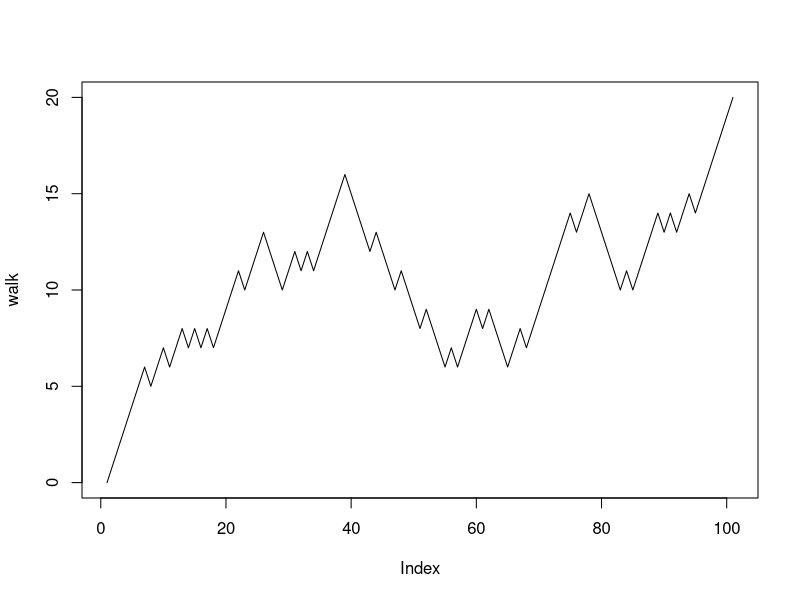
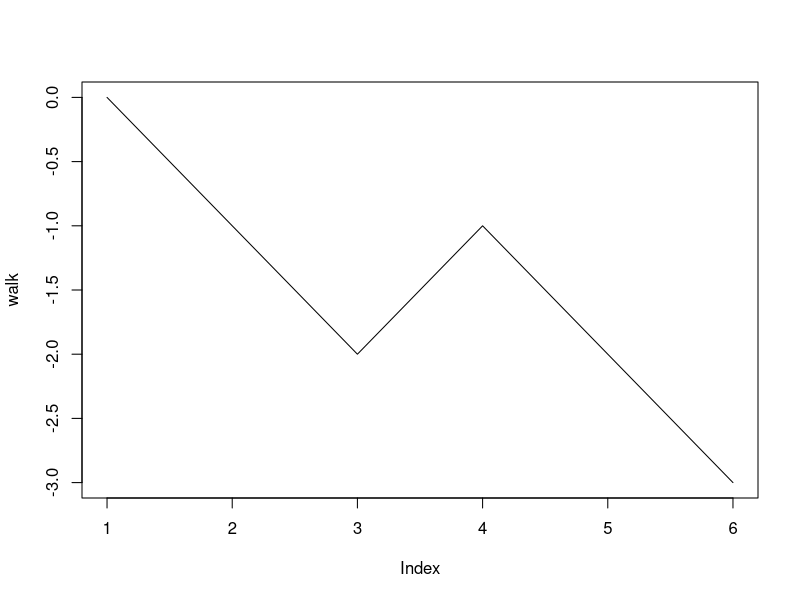
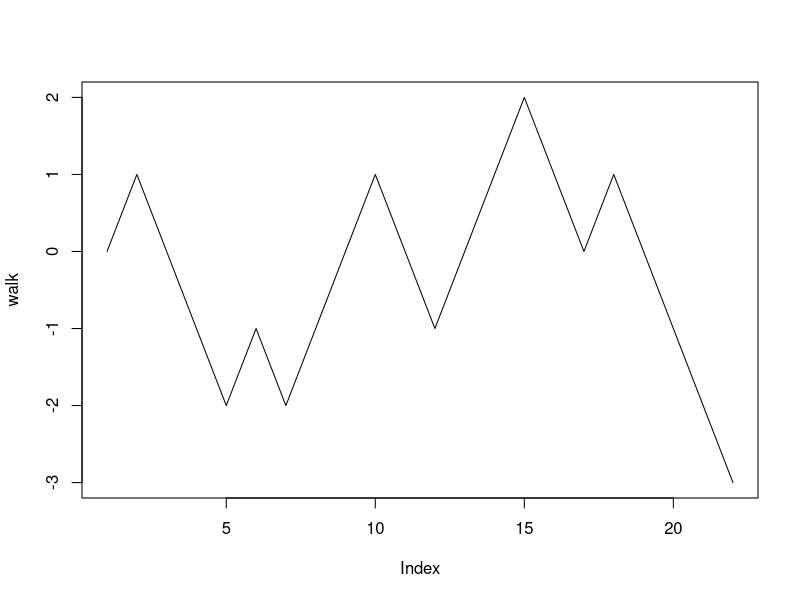
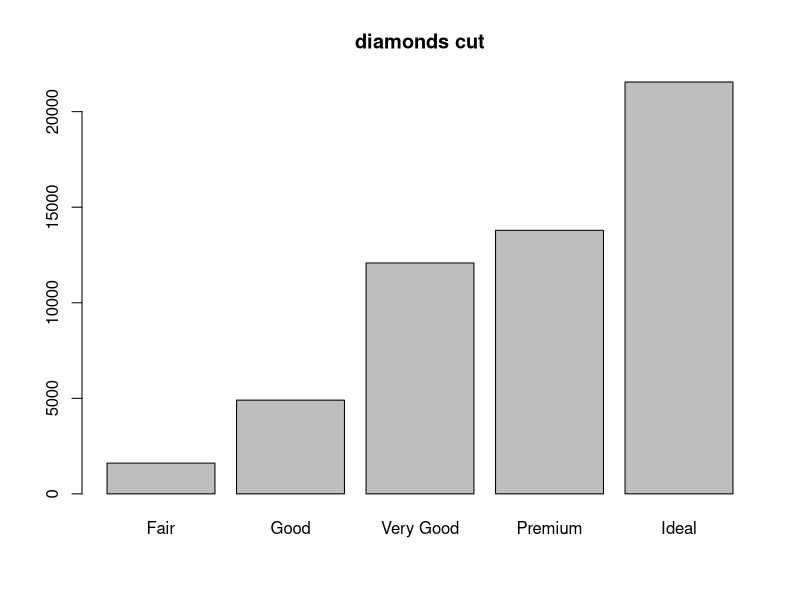
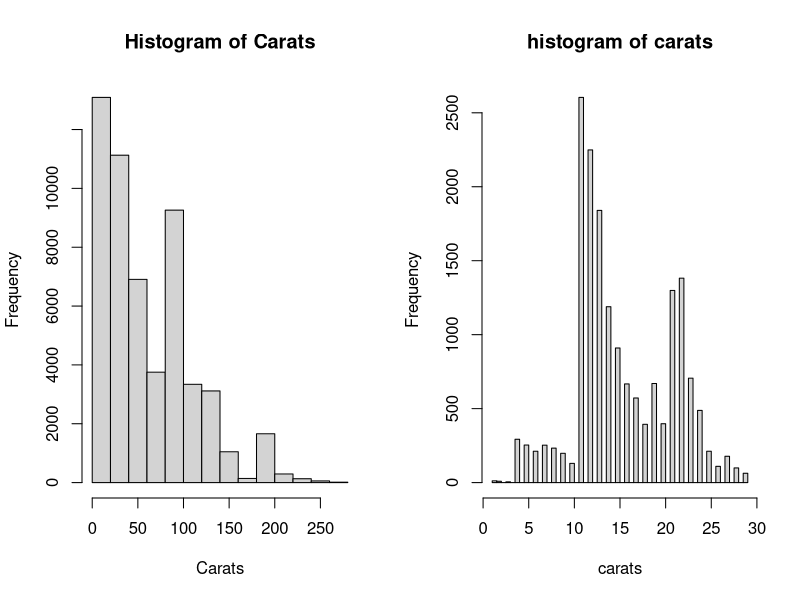
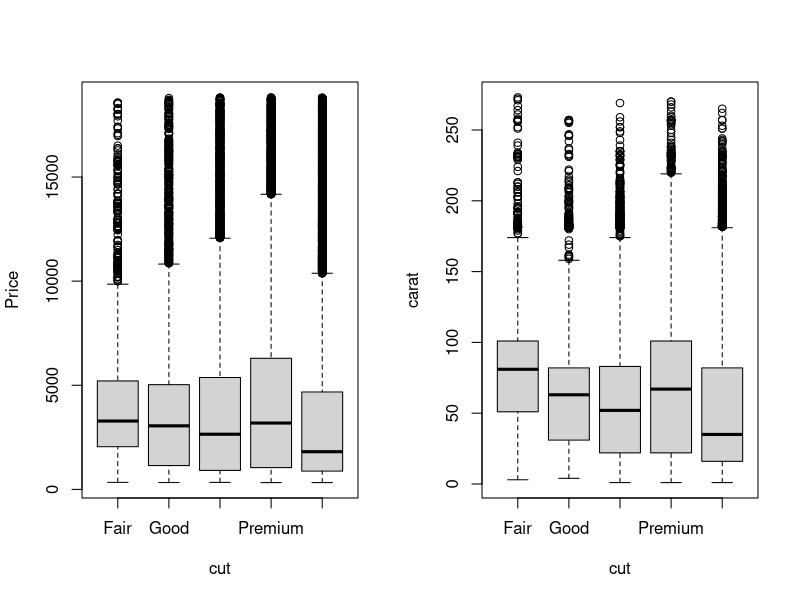
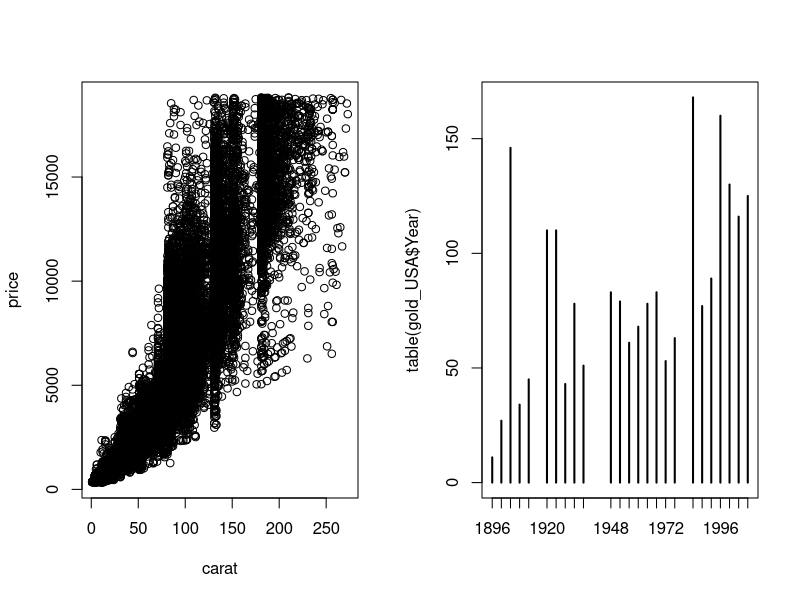

Source code (R) for these figures, in order:
## ---- chunk 1
knitr::opts_chunk$set(echo = TRUE)
## ---- chunk 2
## eamples
for(i in 1:5){
        print(i)
}
## ---- chunk 3
x <- c(5,12,-3)
for(i in x){
        print(i^2)
}
## ---- chunk 4
y <- c(5, 12, -3)
for (index in 1:3) {
        print(y[index]^2)
}
## ---- chunk 5
mat <- matrix(1:9,ncol=3)
for(i in 1:3){
        for(j in 1:3){
                print(mat[i,j])
        }
}
## ---- chunk 6
i <- 1
while(i <= 10){
        print(i)
        i <- i + 4
}

## ---- chunk 7
walk <- 0 
for( i in 1:100){
        step <- sample(c(-1,1),size = 1)
        walk <- c(walk,walk[i] + step)
}
plot(walk,type = 'l')
## ---- chunk 8
walk <-0
while (abs(walk[length(walk)]) < 3){
        step <- sample(c(-1,1),size = 1)
        walk <- c(walk,walk[length(walk)]+step)
} 
plot(walk,type='l')
## ---- chunk 9
walk <- 0
loc <-0
while (abs(loc)<3){
        step <- sample(c(1,-1),size = 1)
        loc <- loc + step
        walk <- c(walk,loc)
}
plot(walk,type = 'l')
## ---- chunk 10
for(i in seq(4)){
        if(i %% 2 == 0 ){
                print(log(i))
        }
        else{
                print('odd')
        }
}
## ---- chunk 11
x <- runif(1,min = 0,max = 10)
if(x > 3){
        y <- 10
        print('x is great than three')
}else{
        y <- 0
        print('x is less than 3')
}
## ---- chunk 12
# sum the prime number in a give range
library(matlab)
total <- 0 
number <- 0
for( i in 1:10){
        if(isprime(i)){
                total <- total + i
                number <- number +1
        }
}
paste('there are', as.character(number),'prime numbers,','and the total is',as.character(total))
## ---- chunk 13
## vectorized operators are much easier
u <- c(1,2,3)
v <- c(10,-20,30)

sum_vec <- vector(mode = 'numeric',length = length(u))
for(i in 1:length(u)){
        sum_vec[i] <- u[i] + v[i]
}
sum_vec

c <- u + v

print(sum_vec == c)
## ---- chunk 14
vals <- rnorm(1e6)
system.time(trunc <- ifelse(vals > 0, vals, 0))
system.time(trunc2 <- vals * (vals >0))
all(trunc2==trunc)
## ---- chunk 15
## pre-alllocation
### way1
vals <- 0
n <- 50000

system.time(for(i in 1:n){
        vals <- c(vals,i)
})
length(vals)
head(vals)

### way 2
vals <- 0 
system.time(for(i in 1:n){
        vals[i] <- i
})
length(vals)
head(vals)
## ---- chunk 16
mat <- matrix(1:12, ncol = 6)
print(mat)
colsum <- apply(mat,2,sum)
print(colsum)

x <- matrix(rnorm(200),nrow = 20,ncol = 10)
print(x)
colsd <- apply(x,1,sd)
print(colsd)

quantile_one <-apply(x,2,quantile,probs=c(0.25,0.75))
print(quantile_one)

quantile(x[,1],probs = c(0.25,0.75))
## ---- chunk 17
vec1 <- c(1.1,3.4,2.4,3.5)
vec2 <- c(1.1,3.4,2.4,10.8)
not_robust <- list(v1=vec1,v2=vec2)
lapply(not_robust,mean)
sapply(not_robust,mean)

unlist(lapply(not_robust,mean)) == sapply(not_robust,mean)
## ---- chunk 18
setwd("C:/Users/cheny/Desktop/study/statistical computing and intro to data science/lecture/lecture 3")
HC <- scan('HonorCode.txt',what = '')
HC <- factor(HC, levels = unique(HC) )

findword <- function(tv){
        words <- split(1:length(tv),tv)
        return(words)
}

wl <- findword(HC)
wl[1:3]

freqlist <- function(wordlist) {
        freqs <- sapply(wordlist,length)
        return(wordlist[order(freqs)])
}
freq <- sapply(wl,length)
freq
tail(freqlist(wl),5)
## ---- chunk 19
vec <- c(rnorm(10),runif(10),rnorm(10,mean = 1))
group <- factor(c(rep('norm1',10),rep('unif',10),rep('norm2',10)))

grouptapply1 <- tapply(vec,group,mean)
grouptapply1

grouptapply2 <- tapply(vec,group,range)
grouptapply2
## ---- chunk 20
diamonds <- read.csv('diamonds.csv', as.is = TRUE) ## as.is means defaultly change the string into factor
str(diamonds)

diamonds$carat <- factor(diamonds$carat)
tapply(diamonds$price,INDEX = diamonds$cut,FUN = mean)
tapply(diamonds$price,INDEX = diamonds$color,FUN = mean)
## ---- chunk 21
## bar graph
library(dplyr)
diamonds$cut <- factor(diamonds$cut,levels = c('Fair','Good','Very Good','Premium','Ideal'))
arrange(diamonds,cut) ## arange the column in the data frame as the level base.
head(diamonds)

table(diamonds$cut)
names(table(diamonds$cut))

barplot(height = table(diamonds$cut),main = 'diamonds cut', names.arg = names(table(diamonds$cut)) )
## ---- chunk 22
## hisogram for continous variables
diamonds$carat <- as.numeric(diamonds$carat)
par(mfrow=c(1,2))
hist(diamonds$carat , main = 'Histogram of Carats', xlab = 'Carats')
hist(diamonds$carat[diamonds$carat < 30], breaks = 100, main = 'histogram of carats',xlab = 'carats')

## ---- chunk 23
##boxplot
par(mfrow=c(1,2))
boxplot(price ~ cut, data=diamonds,ylab='Price',xlab='cut')
boxplot(carat ~ cut, data = diamonds,ylab='carat',xlab='cut')
## ---- chunk 24
## scater plot
plot(x=diamonds$carat,y=diamonds$price,xlab = 'carat',ylab = 'price')
## ---- chunk 25
medalist <- read.csv('all_medalists.csv')

gold_USA <- medalist[medalist$NOC=='USA' & medalist$Medal=='Gold',]

table(gold_USA$Year)

plot(table(gold_USA$Year))
